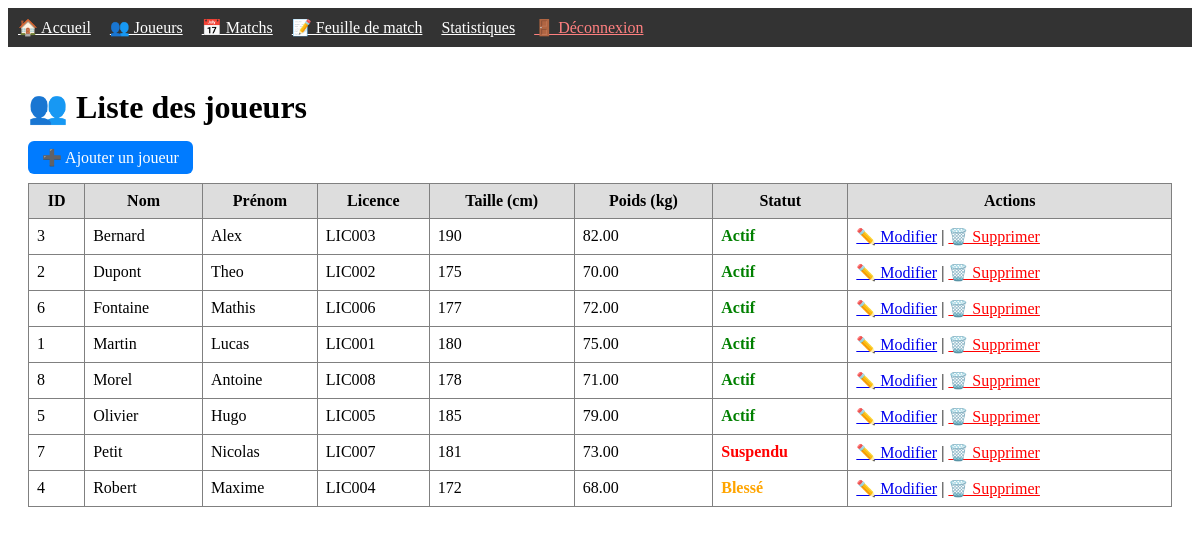
Page /joueurs/liste_joueurs.php (signed in) on the earlier database version.
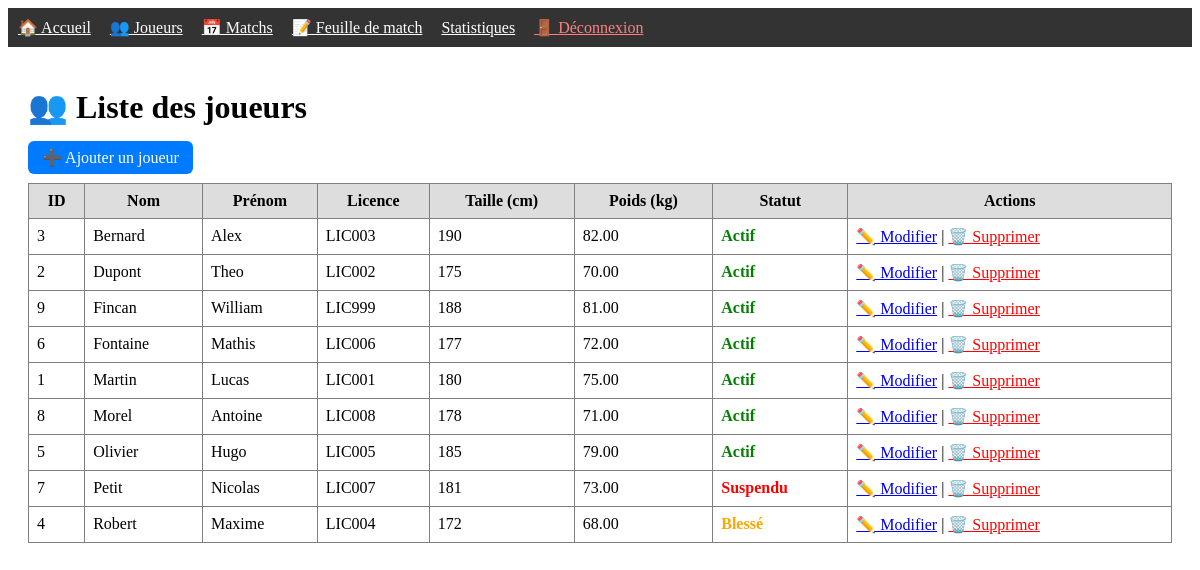
Same page on the later database version.
### tables this page shows
CREATE TABLE joueur (
    id_joueur INT(11) NOT NULL AUTO_INCREMENT,
    nom VARCHAR(50) NOT NULL,
    prenom VARCHAR(50) NOT NULL,
    num_licence VARCHAR(20) UNIQUE,
    date_naissance DATE DEFAULT NULL,
    taille_cm INT(11) DEFAULT NULL,
    poids_kg DECIMAL(5,2) DEFAULT NULL,
    id_statut INT(11) NOT NULL,

    PRIMARY KEY (id_joueur),
    FOREIGN KEY (id_statut) REFERENCES statut(id_statut)
);

CREATE TABLE statut (
    id_statut INT(11) NOT NULL AUTO_INCREMENT,
    code VARCHAR(10) NOT NULL,
    libelle VARCHAR(50) NOT NULL,
    PRIMARY KEY (id_statut),
    UNIQUE KEY(code)
);

### bdd/db_joueur.php (called while the page is built, shortened)
<?php
function getAllPlayers(PDO $db) {
    $sql = "SELECT j.*, s.libelle AS statut_libelle
            FROM joueur j
            JOIN statut s ON s.id_statut = j.id_statut
            ORDER BY j.nom, j.prenom";
    $stmt = $db->query($sql);
    return $stmt->fetchAll();
}
?>

### joueurs/liste_joueurs.php (the view, shortened to what this page needs)
<?php
require_once __DIR__ . "/../bdd/db_joueur.php";
include __DIR__ . "/../includes/header.php";
$joueurs = getAllPlayers($gestion_sportive);
function colorStatut($statut) {
    return match ($statut) {
        "Actif"      => "green",
        "Blessé"     => "orange",
        "Suspendu"   => "red",
        "Absent"     => "gray",
        default      => "black"
    };
}
?>
<div class="container">
    <h1>👥 Liste des joueurs</h1>
    <p>
        <a href="ajouter_joueur.php"
        style="
            padding: 8px 14px;
            background: #007bff;
            color:white;
            border-radius: 6px;
            text-decoration: none;
        ">➕ Ajouter un joueur</a>
    </p>
    <table border="1" cellpadding="8" cellspacing="0" style="width:100%; border-collapse:collapse;">
        <tr style="background:#ddd;">
            <th>ID</th>
            <th>Nom</th>
            <th>Prénom</th>
            <th>Licence</th>
            <th>Taille (cm)</th>
            <th>Poids (kg)</th>
            <th>Statut</th>
            <th>Actions</th>
        </tr>
        <?php foreach ($joueurs as $j): ?>
            <tr>
                <td><?= $j["id_joueur"] ?></td>
                <td><?= htmlspecialchars($j["nom"]) ?></td>
                <td><?= htmlspecialchars($j["prenom"]) ?></td>
                <td><?= htmlspecialchars($j["num_licence"]) ?></td>
                <td><?= $j["taille_cm"] ?></td>
                <td><?= $j["poids_kg"] ?></td>
                <td style="color: <?= colorStatut($j["statut_libelle"]); ?>; font-weight:bold;">
                    <?= htmlspecialchars($j["statut_libelle"]) ?>
                </td>
                <td>
                    <a href="modifier_joueur.php?id=<?= $j["id_joueur"] ?>">✏️ Modifier</a> |
                    <a href="supprimer_joueur.php?id=<?= $j["id_joueur"] ?>"
                       onclick="return confirm('Supprimer ce joueur ?');"
                       style="color:red;">🗑️ Supprimer</a>
                </td>
            </tr>
        <?php endforeach; ?>
    </table>
</div>
<?php include __DIR__ . "/../includes/footer.php"; ?>

Differences in the rows shown:
added joueur: id_joueur "9", nom "Fincan", prenom "William", num_licence "LIC999", taille_cm "188", poids_kg "81.00", id_statut.libelle "Actif"
